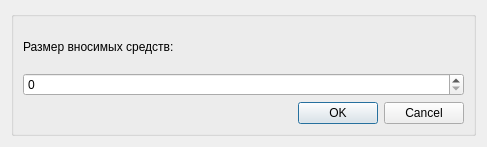
<?xml version="1.0" encoding="UTF-8"?>
<ui version="4.0">
 <class>DepositDialog</class>
 <widget class="QDialog" name="DepositDialog">
  <property name="geometry">
   <rect>
    <x>0</x>
    <y>0</y>
    <width>487</width>
    <height>147</height>
   </rect>
  </property>
  <property name="windowTitle">
   <string>Внесение средств на баланс счёта магазина</string>
  </property>
  <layout class="QHBoxLayout" name="horizontalLayout">
   <item>
    <widget class="QGroupBox" name="groupBox">
     <property name="title">
      <string/>
     </property>
     <layout class="QVBoxLayout" name="verticalLayout_2">
      <item>
       <layout class="QVBoxLayout" name="verticalLayout">
        <item>
         <widget class="QLabel" name="label">
          <property name="text">
           <string>Размер вносимых средств:</string>
          </property>
         </widget>
        </item>
        <item>
         <widget class="QSpinBox" name="spinBox"/>
        </item>
        <item>
         <widget class="QDialogButtonBox" name="buttonBox">
          <property name="sizePolicy">
           <sizepolicy hsizetype="Preferred" vsizetype="Fixed">
            <horstretch>0</horstretch>
            <verstretch>0</verstretch>
           </sizepolicy>
          </property>
          <property name="layoutDirection">
           <enum>Qt::LeftToRight</enum>
          </property>
          <property name="orientation">
           <enum>Qt::Horizontal</enum>
          </property>
          <property name="standardButtons">
           <set>QDialogButtonBox::Cancel|QDialogButtonBox::Ok</set>
          </property>
         </widget>
        </item>
       </layout>
      </item>
     </layout>
    </widget>
   </item>
  </layout>
 </widget>
 <resources/>
 <connections>
  <connection>
   <sender>buttonBox</sender>
   <signal>accepted()</signal>
   <receiver>DepositDialog</receiver>
   <slot>accept()</slot>
   <hints>
    <hint type="sourcelabel">
     <x>248</x>
     <y>254</y>
    </hint>
    <hint type="destinationlabel">
     <x>157</x>
     <y>274</y>
    </hint>
   </hints>
  </connection>
  <connection>
   <sender>buttonBox</sender>
   <signal>rejected()</signal>
   <receiver>DepositDialog</receiver>
   <slot>reject()</slot>
   <hints>
    <hint type="sourcelabel">
     <x>316</x>
     <y>260</y>
    </hint>
    <hint type="destinationlabel">
     <x>286</x>
     <y>274</y>
    </hint>
   </hints>
  </connection>
 </connections>
</ui>
